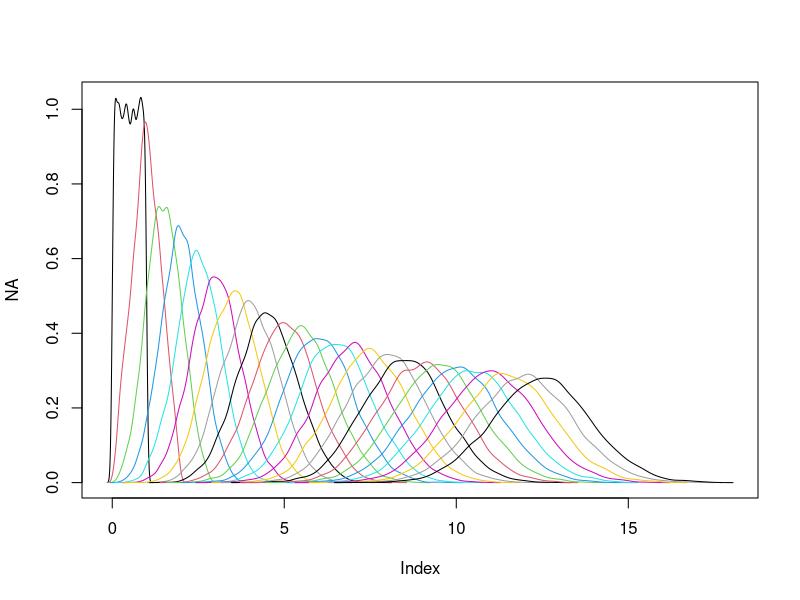
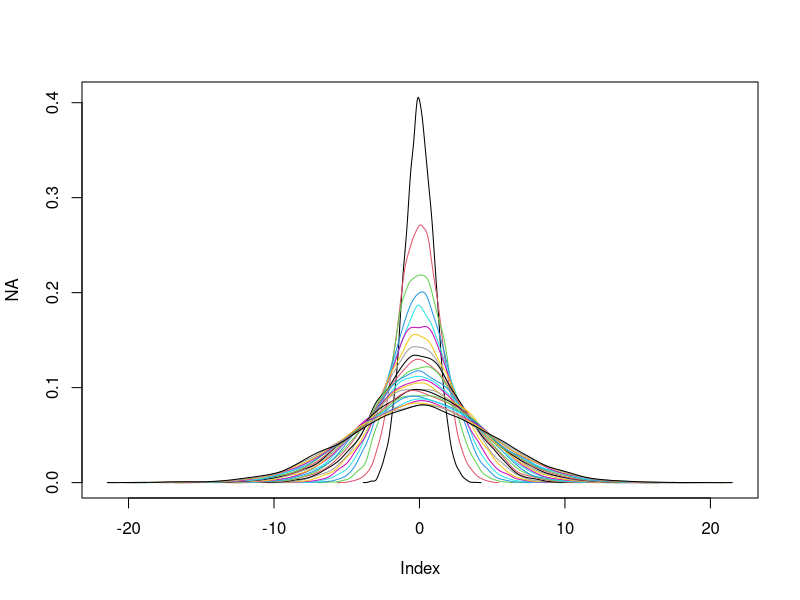
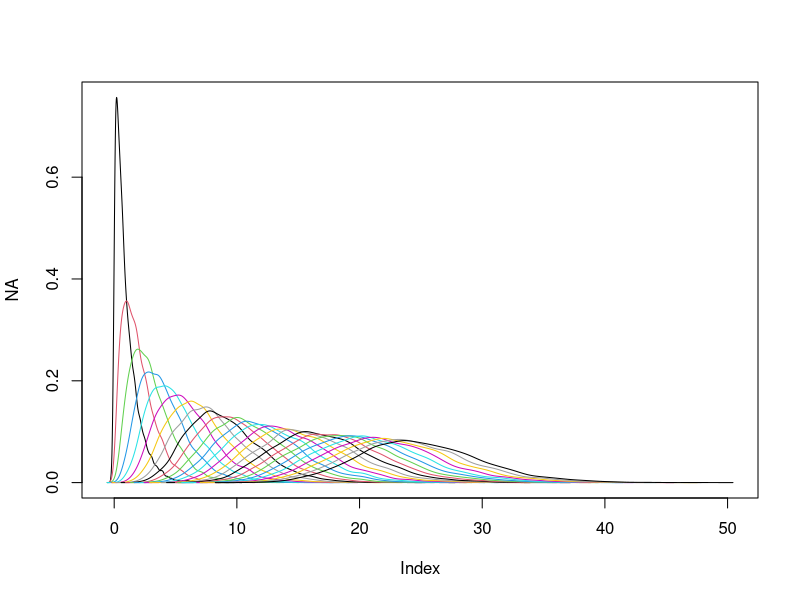
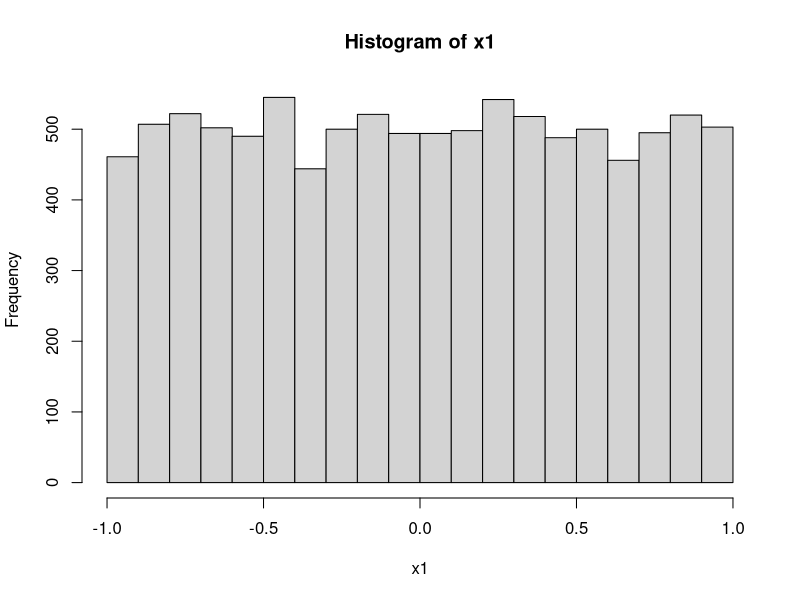
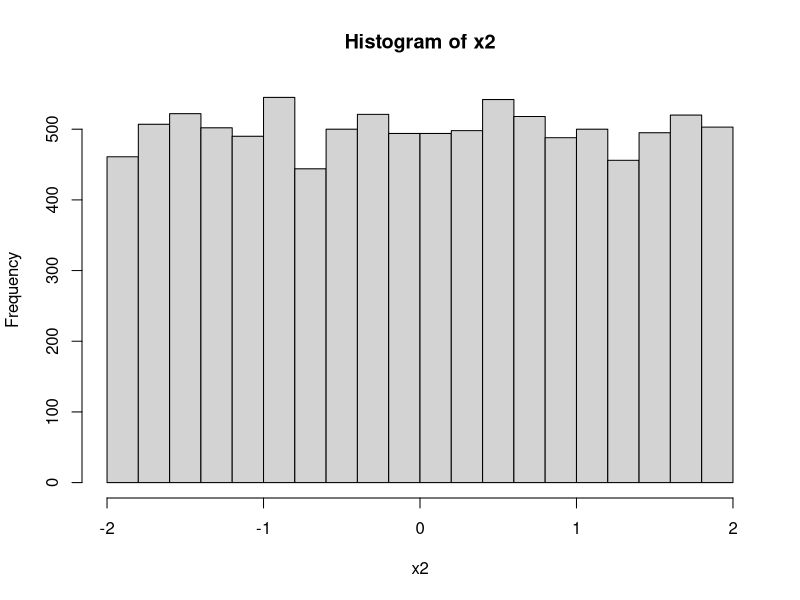
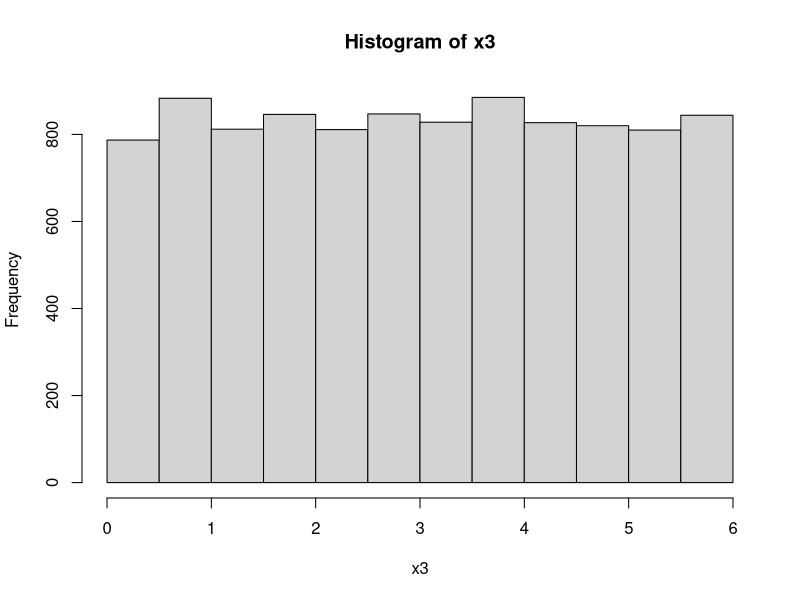
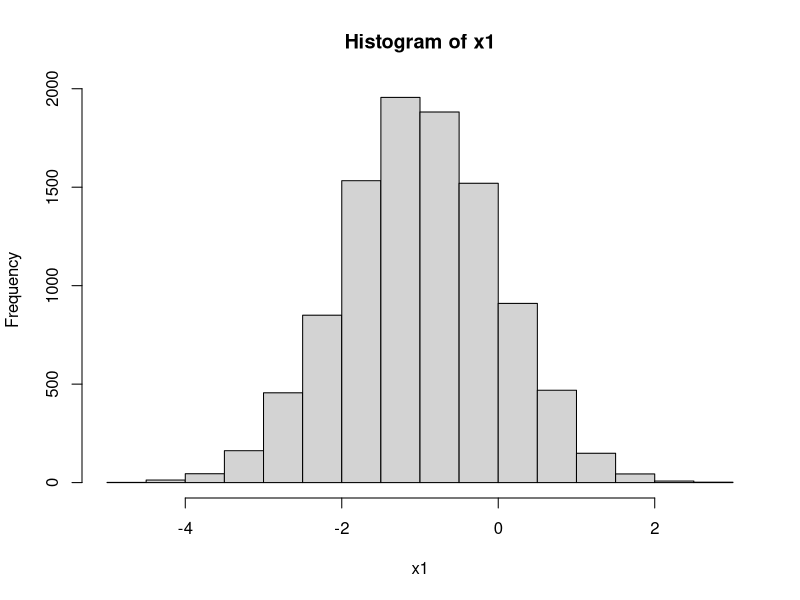
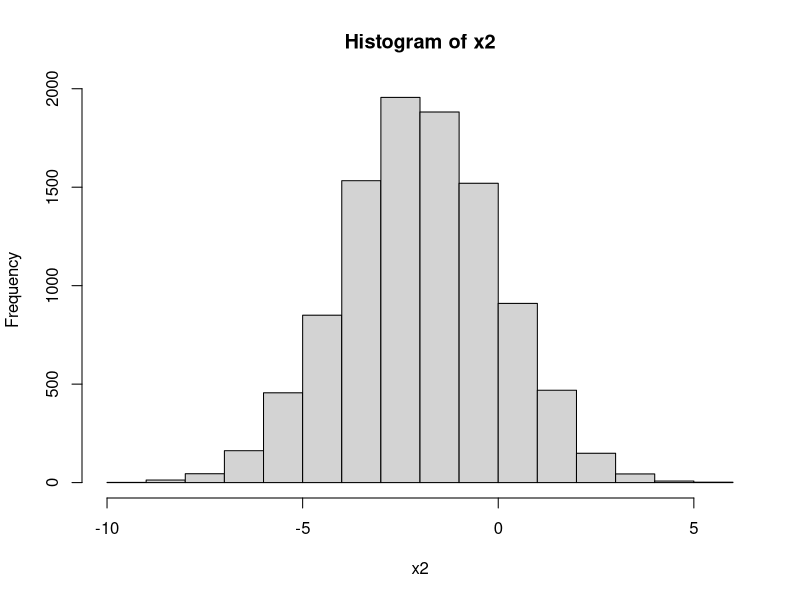

These charts were generated, in order, by the following R code:
## ---- chunk 1
x<-matrix(runif(250000,0,1),25,10000)
Y<- matrix(rep(0,250000),25,10000)
Y[1,]<-x[1,]
for(i in 2:25)
{
  Y[i,]<-Y[i-1,]+x[i,]
}
myData = data.frame(Y[1,],Y[2,],Y[3,],Y[4,],Y[5,],Y[6,],Y[7,],Y[8,],Y[9,],Y[10,],Y[11,],Y[12,],Y[13,],Y[14,],Y[15,],Y[16,],Y[17,],Y[18,],Y[19,],Y[20,],Y[21,],Y[22,],Y[23,],Y[24,],Y[25,])
dens = apply(myData, 2, density)
plot(NA, xlim=range(sapply(dens, "[", "x")), ylim=range(sapply(dens, "[","y")))
mapply(lines, dens, col=1:length(dens))
## ---- chunk 2
x<-matrix(rnorm(250000,mean=0,sd=1),25,10000)
Y<- matrix(rep(0,250000),25,10000)
Y[1,]<-x[1,]
for(i in 2:25)
{
  Y[i,]<-Y[i-1,]+x[i,]
}
myData = data.frame(Y[1,],Y[2,],Y[3,],Y[4,],Y[5,],Y[6,],Y[7,],Y[8,],Y[9,],Y[10,],Y[11,],Y[12,],Y[13,],Y[14,],Y[15,],Y[16,],Y[17,],Y[18,],Y[19,],Y[20,],Y[21,],Y[22,],Y[23,],Y[24,],Y[25,])
dens = apply(myData, 2, density)
plot(NA, xlim=range(sapply(dens, "[", "x")), ylim=range(sapply(dens, "[","y")))
mapply(lines, dens, col=1:length(dens))
## ---- chunk 3
x<-matrix(rexp(250000),25,10000)
Y<- matrix(rep(0,250000),25,10000)
Y[1,]<-x[1,]
for(i in 2:25)
{
  Y[i,]<-Y[i-1,]+x[i,]
}
myData = data.frame(Y[1,],Y[2,],Y[3,],Y[4,],Y[5,],Y[6,],Y[7,],Y[8,],Y[9,],Y[10,],Y[11,],Y[12,],Y[13,],Y[14,],Y[15,],Y[16,],Y[17,],Y[18,],Y[19,],Y[20,],Y[21,],Y[22,],Y[23,],Y[24,],Y[25,])
dens = apply(myData, 2, density)
plot(NA, xlim=range(sapply(dens, "[", "x")), ylim=range(sapply(dens, "[","y")))
mapply(lines, dens, col=1:length(dens))
## ---- chunk 4
x1<- runif(10000,-1,1)
hist(x1)
x2<-2*x1
hist(x2)
x3<-x1+x2+3
hist(x3)

## ---- chunk 5
x1<- rnorm(10000,mean=-1,sd=1)
hist(x1)
x2<-2*x1
hist(x2)
x3<-x1+x2+3
hist(x3)
## ---- chunk 6
data1<- rnorm(100,mean=5.027,sd=0.1)
library(ggplot2)
data2<- rnorm(100,mean=5,sd=0.1)
z=(mean(data1)-5)*100
prob = pnorm(z,lower.tail = FALSE) 
print(2*prob)
#not supporting conjecture
## ---- chunk 7
data2<- rnorm(100,mean=5,sd=0.1)
z=(mean(data2)-5)*100
prob = pnorm(z,lower.tail = FALSE) 
print(2*prob)
## ---- chunk 8
data3<- rnorm(10000,mean=6,sd=0.1)
z=(mean(data3)-5)*1000
prob = pnorm(z,lower.tail = FALSE) 
print(2*prob)
## ---- chunk 9
data3<- rnorm(10000,mean=5.001,sd=0.1)
z=(mean(data3)-5)*1000
prob = pnorm(z,lower.tail = FALSE) 
print(2*prob)
## ---- chunk 10
data3<- rnorm(10000,mean=5,sd=0.1)
z=(mean(data3)-5)*1000
prob = pnorm(z,lower.tail = FALSE) 
print(2*prob)
## ---- chunk 11
#quest3
d1<- rnorm(20,mean=5,sd=1)
d2<- rnorm(24,mean=3,sd=1)
meand1<-mean(d1)
meand2<-mean(d2)
z=(meand1-meand2)-(5-3)
z=z/(sqrt((1/20) + (1/24)))
z
prob = pnorm(z,lower.tail = FALSE) 
print(prob)
## ---- chunk 12
d1<- rnorm(40,mean=5,sd=1)
d2<- rnorm(64,mean=3,sd=1)
meand1<-mean(d1)
meand2<-mean(d2)
z=(meand1-meand2)-(5-3)
z=z/(sqrt((1/40) + (1/64)))
z
prob = pnorm(z,lower.tail = FALSE) 
print(prob)
## ---- chunk 13
d1<- rexp(40,1/5)
d2<- rexp(64,1/3)
meand1<-mean(d1)
meand2<-mean(d2)
z=(meand1-meand2)-(5-3)
z=z/(sqrt((1/40) + (1/64)))
z
prob = pnorm(z,lower.tail = FALSE) 
print(prob)
## ---- chunk 14
d1<- rexp(20,1/5)
d2<- rexp(24,1/3)
meand1<-mean(d1)
meand2<-mean(d2)
z=(meand1-meand2)-(5-3)
z=z/(sqrt((1/20) + (1/24)))
z
prob = pnorm(z,lower.tail = FALSE) 
print(prob)
